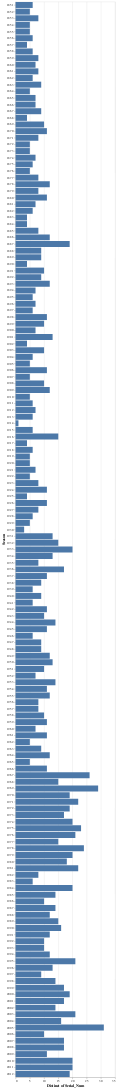

Notebook source saved alongside this figure:
### Markdown cell above
## Sorted hurricanes per season

### Code cell
alt.Chart(tracts[['Season','Serial_Num']]).mark_bar().encode(
    y=alt.Y('Season:O'),
    x='distinct(Serial_Num):Q'
)

### Figure 1 — Vega specification as saved in the notebook (floating-point values rounded to 4 significant figures; data arrays with more than 128 entries replaced by an {"elided": "..."} marker saying what was removed)
{"$schema": "https://vega.github.io/schema/vega/v5.json", "data": [{"name": "source_0", "values": {"elided": "162 records"}}, {"name": "source_0_x_domain_distinct_Serial_Num", "values": [{"min": 1, "max": 31}]}, {"name": "source_0_y_domain_Season", "values": {"elided": "162 records"}}], "signals": [{"name": "y_step", "value": 20}, {"name": "height", "update": "bandspace(domain('y').length, 0.1, 0.05) * y_step"}], "marks": [{"type": "rect", "name": "marks", "from": {"data": "source_0"}, "encode": {"update": {"y": {"field": "Season", "scale": "y"}, "height": {"signal": "max(0.25, bandwidth('y'))"}, "fill": {"value": "#4c78a8"}, "ariaRoleDescription": {"value": "bar"}, "description": {"signal": "\"Distinct of Serial_Num: \" + (format(datum[\"distinct_Serial_Num\"], \"\")) + \"; Season: \" + (isValid(datum[\"Season\"]) ? datum[\"Season\"] : \"\"+datum[\"Season\"])"}, "x": {"field": "distinct_Serial_Num", "scale": "x"}, "x2": {"value": 0, "scale": "x"}}}, "style": ["bar"]}], "scales": [{"name": "x", "type": "linear", "domain": [{"signal": "(data(\"source_0_x_domain_distinct_Serial_Num\")[0] || {}).min"}, {"signal": "(data(\"source_0_x_domain_distinct_Serial_Num\")[0] || {}).max"}], "range": [0, {"signal": "width"}], "zero": true, "nice": true}, {"name": "y", "type": "band", "domain": {"data": "source_0_y_domain_Season", "field": "Season", "sort": true}, "range": {"step": {"signal": "y_step"}}, "paddingOuter": 0.05, "paddingInner": 0.1}], "axes": [{"scale": "x", "minExtent": 0, "zindex": 0, "aria": false, "gridScale": "y", "labels": false, "orient": "bottom", "tickCount": {"signal": "ceil(width/40)"}, "maxExtent": 0, "grid": true, "domain": false, "ticks": false}, {"scale": "x", "tickCount": {"signal": "ceil(width/40)"}, "orient": "bottom", "labelFlush": true, "title": "Distinct of Serial_Num", "grid": false, "labelOverlap": true, "zindex": 0}, {"scale": "y", "orient": "left", "grid": false, "title": "Season", "zindex": 0}], "background": "white", "padding": 5, "width": 300, "style": "cell"}
